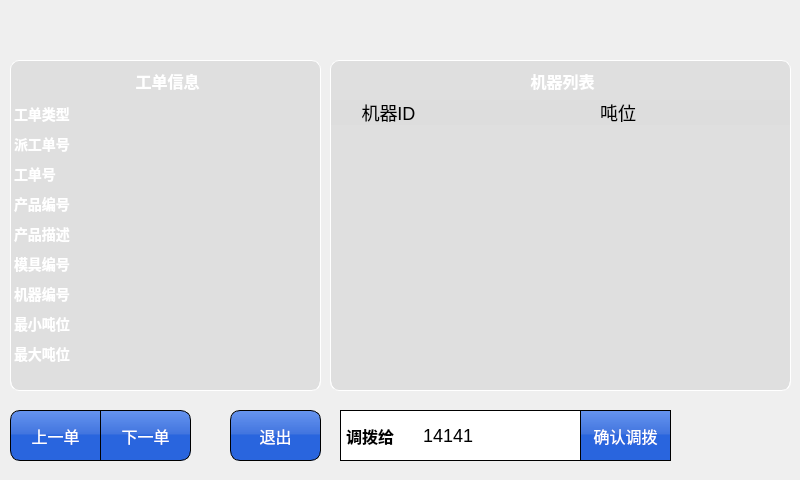
<?xml version="1.0" encoding="UTF-8"?>
<ui version="4.0">
 <class>Fun43OrderMoveClass</class>
 <widget class="QDialog" name="Fun43OrderMoveClass">
  <property name="geometry">
   <rect>
    <x>0</x>
    <y>0</y>
    <width>800</width>
    <height>480</height>
   </rect>
  </property>
  <property name="font">
   <font>
    <pointsize>12</pointsize>
   </font>
  </property>
  <property name="windowTitle">
   <string>Fun43OrderMove</string>
  </property>
  <property name="styleSheet">
   <string notr="true">QDialog {	
	border-image: url(:/rc/res/main_bk.png) 0 00 0 0 repeat;
}
#widget_2{ 
border-image: url(:/rc/res/main_bk.png) 50 00 0 0 repeat;
}
QPushButton {
	border: 1px solid  rgb(0, 0, 0);
	border-radius: 0px;
	background-color: qlineargradient(spread:pad, x1:1, y1:1, x2:1, y2:0, stop:0.505682 rgba(35, 97, 222, 247), stop:0.539773 rgba(61, 114, 223, 247), stop:1 rgba(93, 142, 239, 238));
	color: rgb(255, 255, 255);
	font: 16px;
}
QGroupBox::title {
  color: rgb(255, 255, 255);
  subcontrol-origin: margin;
  subcontrol-position: top center;
  padding-top: 10px;  
  border-top: 1px solid rgb(255, 255, 255);
  font:bold 14px;
}
QGroupBox {
	border: 1px solid rgb(255, 255, 255); 
    border-radius: 9px;
	padding:2px; font: bold 16px;	
	background-color: rgba(199, 199, 199, 100);
}

QTableWidget::item {
   
}
QHeaderView::section {
    background-color:  rgb(221, 221, 221); 
	font: 18px;
	border: 0px solid #6c6c6c;
	height: 25px;
}

QTableWidget {
border-left: 1px solid rgb(255, 255, 255); 
border-right: 1px solid rgb(255, 255, 255); 
background-color: transparent;
color: rgb(255, 255, 255);
font: bold 14px;
border-bottom-left-radius:10px;
border-bottom-right-radius:10px;
}</string>
  </property>
  <widget class="QWidget" name="widget_2" native="true">
   <property name="geometry">
    <rect>
     <x>0</x>
     <y>50</y>
     <width>800</width>
     <height>431</height>
    </rect>
   </property>
   <property name="styleSheet">
    <string notr="true"/>
   </property>
   <widget class="QPushButton" name="btOK">
    <property name="geometry">
     <rect>
      <x>580</x>
      <y>360</y>
      <width>91</width>
      <height>51</height>
     </rect>
    </property>
    <property name="focusPolicy">
     <enum>Qt::NoFocus</enum>
    </property>
    <property name="styleSheet">
     <string notr="true"/>
    </property>
    <property name="text">
     <string>确认调拨</string>
    </property>
   </widget>
   <widget class="QLineEdit" name="lineEdit">
    <property name="geometry">
     <rect>
      <x>340</x>
      <y>360</y>
      <width>241</width>
      <height>51</height>
     </rect>
    </property>
    <property name="styleSheet">
     <string notr="true">border:1px solid rgb(0, 0, 0);
padding-left: 80px;
font: 18px;</string>
    </property>
    <property name="text">
     <string>14141</string>
    </property>
    <property name="readOnly">
     <bool>true</bool>
    </property>
   </widget>
   <widget class="QGroupBox" name="groupBox">
    <property name="geometry">
     <rect>
      <x>10</x>
      <y>10</y>
      <width>311</width>
      <height>331</height>
     </rect>
    </property>
    <property name="title">
     <string>工单信息</string>
    </property>
    <widget class="QTableWidget" name="tableWidget">
     <property name="geometry">
      <rect>
       <x>0</x>
       <y>40</y>
       <width>311</width>
       <height>291</height>
      </rect>
     </property>
     <property name="focusPolicy">
      <enum>Qt::NoFocus</enum>
     </property>
     <property name="editTriggers">
      <set>QAbstractItemView::NoEditTriggers</set>
     </property>
     <property name="selectionMode">
      <enum>QAbstractItemView::NoSelection</enum>
     </property>
     <property name="selectionBehavior">
      <enum>QAbstractItemView::SelectRows</enum>
     </property>
     <property name="rowCount">
      <number>9</number>
     </property>
     <property name="columnCount">
      <number>2</number>
     </property>
     <attribute name="horizontalHeaderVisible">
      <bool>false</bool>
     </attribute>
     <attribute name="horizontalHeaderDefaultSectionSize">
      <number>78</number>
     </attribute>
     <attribute name="horizontalHeaderStretchLastSection">
      <bool>true</bool>
     </attribute>
     <attribute name="verticalHeaderVisible">
      <bool>false</bool>
     </attribute>
     <row/>
     <row/>
     <row/>
     <row/>
     <row/>
     <row/>
     <row/>
     <row/>
     <row/>
     <column>
      <property name="text">
       <string>属性</string>
      </property>
     </column>
     <column>
      <property name="text">
       <string>数值</string>
      </property>
     </column>
     <item row="0" column="0">
      <property name="text">
       <string>工单类型</string>
      </property>
     </item>
     <item row="1" column="0">
      <property name="text">
       <string>派工单号</string>
      </property>
     </item>
     <item row="2" column="0">
      <property name="text">
       <string>工单号</string>
      </property>
     </item>
     <item row="3" column="0">
      <property name="text">
       <string>产品编号</string>
      </property>
     </item>
     <item row="4" column="0">
      <property name="text">
       <string>产品描述</string>
      </property>
     </item>
     <item row="5" column="0">
      <property name="text">
       <string>模具编号</string>
      </property>
     </item>
     <item row="6" column="0">
      <property name="text">
       <string>机器编号</string>
      </property>
     </item>
     <item row="7" column="0">
      <property name="text">
       <string>最小吨位</string>
      </property>
     </item>
     <item row="8" column="0">
      <property name="text">
       <string>最大吨位</string>
      </property>
     </item>
    </widget>
   </widget>
   <widget class="QPushButton" name="btOrderUp">
    <property name="geometry">
     <rect>
      <x>10</x>
      <y>360</y>
      <width>91</width>
      <height>51</height>
     </rect>
    </property>
    <property name="focusPolicy">
     <enum>Qt::NoFocus</enum>
    </property>
    <property name="styleSheet">
     <string notr="true">border-bottom-left-radius:10px;
border-top-left-radius:10px;</string>
    </property>
    <property name="text">
     <string>上一单</string>
    </property>
   </widget>
   <widget class="QGroupBox" name="groupBox_2">
    <property name="geometry">
     <rect>
      <x>330</x>
      <y>10</y>
      <width>461</width>
      <height>331</height>
     </rect>
    </property>
    <property name="title">
     <string>机器列表</string>
    </property>
    <widget class="QTableWidget" name="tableWidget_2">
     <property name="geometry">
      <rect>
       <x>0</x>
       <y>40</y>
       <width>461</width>
       <height>291</height>
      </rect>
     </property>
     <property name="focusPolicy">
      <enum>Qt::NoFocus</enum>
     </property>
     <property name="editTriggers">
      <set>QAbstractItemView::NoEditTriggers</set>
     </property>
     <property name="selectionMode">
      <enum>QAbstractItemView::SingleSelection</enum>
     </property>
     <property name="selectionBehavior">
      <enum>QAbstractItemView::SelectRows</enum>
     </property>
     <property name="rowCount">
      <number>0</number>
     </property>
     <property name="columnCount">
      <number>2</number>
     </property>
     <attribute name="horizontalHeaderDefaultSectionSize">
      <number>115</number>
     </attribute>
     <attribute name="horizontalHeaderShowSortIndicator" stdset="0">
      <bool>false</bool>
     </attribute>
     <attribute name="horizontalHeaderStretchLastSection">
      <bool>true</bool>
     </attribute>
     <column>
      <property name="text">
       <string>机器ID</string>
      </property>
     </column>
     <column>
      <property name="text">
       <string>吨位</string>
      </property>
     </column>
    </widget>
   </widget>
   <widget class="QPushButton" name="btExit">
    <property name="geometry">
     <rect>
      <x>230</x>
      <y>360</y>
      <width>91</width>
      <height>51</height>
     </rect>
    </property>
    <property name="focusPolicy">
     <enum>Qt::NoFocus</enum>
    </property>
    <property name="styleSheet">
     <string notr="true">border-radius:10px;</string>
    </property>
    <property name="text">
     <string>退出</string>
    </property>
   </widget>
   <widget class="QPushButton" name="btOrderNext">
    <property name="geometry">
     <rect>
      <x>100</x>
      <y>360</y>
      <width>91</width>
      <height>51</height>
     </rect>
    </property>
    <property name="focusPolicy">
     <enum>Qt::NoFocus</enum>
    </property>
    <property name="styleSheet">
     <string notr="true">border-bottom-right-radius:10px;
border-top-right-radius:10px;</string>
    </property>
    <property name="text">
     <string>下一单</string>
    </property>
   </widget>
   <widget class="QLabel" name="label">
    <property name="geometry">
     <rect>
      <x>340</x>
      <y>360</y>
      <width>71</width>
      <height>51</height>
     </rect>
    </property>
    <property name="font">
     <font>
      <pointsize>12</pointsize>
      <weight>75</weight>
      <bold>true</bold>
     </font>
    </property>
    <property name="styleSheet">
     <string notr="true">padding: 2px;</string>
    </property>
    <property name="text">
     <string>调拨给</string>
    </property>
   </widget>
  </widget>
 </widget>
 <layoutdefault spacing="6" margin="11"/>
 <resources/>
 <connections/>
</ui>
